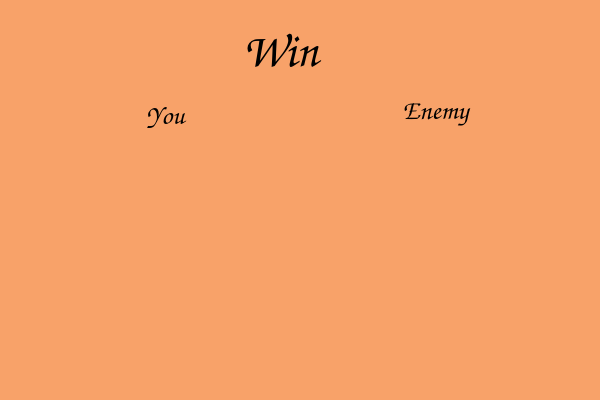
<?xml version="1.0" encoding="UTF-8"?>
<ui version="4.0">
 <class>result</class>
 <widget class="QWidget" name="result">
  <property name="geometry">
   <rect>
    <x>0</x>
    <y>0</y>
    <width>600</width>
    <height>400</height>
   </rect>
  </property>
  <property name="palette">
   <palette>
    <active>
     <colorrole role="WindowText">
      <brush brushstyle="SolidPattern">
       <color alpha="255">
        <red>0</red>
        <green>0</green>
        <blue>0</blue>
       </color>
      </brush>
     </colorrole>
     <colorrole role="Button">
      <brush brushstyle="SolidPattern">
       <color alpha="255">
        <red>248</red>
        <green>162</green>
        <blue>105</blue>
       </color>
      </brush>
     </colorrole>
     <colorrole role="Light">
      <brush brushstyle="SolidPattern">
       <color alpha="255">
        <red>255</red>
        <green>237</green>
        <blue>225</blue>
       </color>
      </brush>
     </colorrole>
     <colorrole role="Midlight">
      <brush brushstyle="SolidPattern">
       <color alpha="255">
        <red>251</red>
        <green>199</green>
        <blue>165</blue>
       </color>
      </brush>
     </colorrole>
     <colorrole role="Dark">
      <brush brushstyle="SolidPattern">
       <color alpha="255">
        <red>124</red>
        <green>81</green>
        <blue>52</blue>
       </color>
      </brush>
     </colorrole>
     <colorrole role="Mid">
      <brush brushstyle="SolidPattern">
       <color alpha="255">
        <red>165</red>
        <green>108</green>
        <blue>70</blue>
       </color>
      </brush>
     </colorrole>
     <colorrole role="Text">
      <brush brushstyle="SolidPattern">
       <color alpha="255">
        <red>0</red>
        <green>0</green>
        <blue>0</blue>
       </color>
      </brush>
     </colorrole>
     <colorrole role="BrightText">
      <brush brushstyle="SolidPattern">
       <color alpha="255">
        <red>255</red>
        <green>255</green>
        <blue>255</blue>
       </color>
      </brush>
     </colorrole>
     <colorrole role="ButtonText">
      <brush brushstyle="SolidPattern">
       <color alpha="255">
        <red>0</red>
        <green>0</green>
        <blue>0</blue>
       </color>
      </brush>
     </colorrole>
     <colorrole role="Base">
      <brush brushstyle="SolidPattern">
       <color alpha="255">
        <red>255</red>
        <green>255</green>
        <blue>255</blue>
       </color>
      </brush>
     </colorrole>
     <colorrole role="Window">
      <brush brushstyle="SolidPattern">
       <color alpha="255">
        <red>248</red>
        <green>162</green>
        <blue>105</blue>
       </color>
      </brush>
     </colorrole>
     <colorrole role="Shadow">
      <brush brushstyle="SolidPattern">
       <color alpha="255">
        <red>0</red>
        <green>0</green>
        <blue>0</blue>
       </color>
      </brush>
     </colorrole>
     <colorrole role="AlternateBase">
      <brush brushstyle="SolidPattern">
       <color alpha="255">
        <red>251</red>
        <green>208</green>
        <blue>180</blue>
       </color>
      </brush>
     </colorrole>
     <colorrole role="ToolTipBase">
      <brush brushstyle="SolidPattern">
       <color alpha="255">
        <red>255</red>
        <green>255</green>
        <blue>220</blue>
       </color>
      </brush>
     </colorrole>
     <colorrole role="ToolTipText">
      <brush brushstyle="SolidPattern">
       <color alpha="255">
        <red>0</red>
        <green>0</green>
        <blue>0</blue>
       </color>
      </brush>
     </colorrole>
    </active>
    <inactive>
     <colorrole role="WindowText">
      <brush brushstyle="SolidPattern">
       <color alpha="255">
        <red>0</red>
        <green>0</green>
        <blue>0</blue>
       </color>
      </brush>
     </colorrole>
     <colorrole role="Button">
      <brush brushstyle="SolidPattern">
       <color alpha="255">
        <red>248</red>
        <green>162</green>
        <blue>105</blue>
       </color>
      </brush>
     </colorrole>
     <colorrole role="Light">
      <brush brushstyle="SolidPattern">
       <color alpha="255">
        <red>255</red>
        <green>237</green>
        <blue>225</blue>
       </color>
      </brush>
     </colorrole>
     <colorrole role="Midlight">
      <brush brushstyle="SolidPattern">
       <color alpha="255">
        <red>251</red>
        <green>199</green>
        <blue>165</blue>
       </color>
      </brush>
     </colorrole>
     <colorrole role="Dark">
      <brush brushstyle="SolidPattern">
       <color alpha="255">
        <red>124</red>
        <green>81</green>
        <blue>52</blue>
       </color>
      </brush>
     </colorrole>
     <colorrole role="Mid">
      <brush brushstyle="SolidPattern">
       <color alpha="255">
        <red>165</red>
        <green>108</green>
        <blue>70</blue>
       </color>
      </brush>
     </colorrole>
     <colorrole role="Text">
      <brush brushstyle="SolidPattern">
       <color alpha="255">
        <red>0</red>
        <green>0</green>
        <blue>0</blue>
       </color>
      </brush>
     </colorrole>
     <colorrole role="BrightText">
      <brush brushstyle="SolidPattern">
       <color alpha="255">
        <red>255</red>
        <green>255</green>
        <blue>255</blue>
       </color>
      </brush>
     </colorrole>
     <colorrole role="ButtonText">
      <brush brushstyle="SolidPattern">
       <color alpha="255">
        <red>0</red>
        <green>0</green>
        <blue>0</blue>
       </color>
      </brush>
     </colorrole>
     <colorrole role="Base">
      <brush brushstyle="SolidPattern">
       <color alpha="255">
        <red>255</red>
        <green>255</green>
        <blue>255</blue>
       </color>
      </brush>
     </colorrole>
     <colorrole role="Window">
      <brush brushstyle="SolidPattern">
       <color alpha="255">
        <red>248</red>
        <green>162</green>
        <blue>105</blue>
       </color>
      </brush>
     </colorrole>
     <colorrole role="Shadow">
      <brush brushstyle="SolidPattern">
       <color alpha="255">
        <red>0</red>
        <green>0</green>
        <blue>0</blue>
       </color>
      </brush>
     </colorrole>
     <colorrole role="AlternateBase">
      <brush brushstyle="SolidPattern">
       <color alpha="255">
        <red>251</red>
        <green>208</green>
        <blue>180</blue>
       </color>
      </brush>
     </colorrole>
     <colorrole role="ToolTipBase">
      <brush brushstyle="SolidPattern">
       <color alpha="255">
        <red>255</red>
        <green>255</green>
        <blue>220</blue>
       </color>
      </brush>
     </colorrole>
     <colorrole role="ToolTipText">
      <brush brushstyle="SolidPattern">
       <color alpha="255">
        <red>0</red>
        <green>0</green>
        <blue>0</blue>
       </color>
      </brush>
     </colorrole>
    </inactive>
    <disabled>
     <colorrole role="WindowText">
      <brush brushstyle="SolidPattern">
       <color alpha="255">
        <red>124</red>
        <green>81</green>
        <blue>52</blue>
       </color>
      </brush>
     </colorrole>
     <colorrole role="Button">
      <brush brushstyle="SolidPattern">
       <color alpha="255">
        <red>248</red>
        <green>162</green>
        <blue>105</blue>
       </color>
      </brush>
     </colorrole>
     <colorrole role="Light">
      <brush brushstyle="SolidPattern">
       <color alpha="255">
        <red>255</red>
        <green>237</green>
        <blue>225</blue>
       </color>
      </brush>
     </colorrole>
     <colorrole role="Midlight">
      <brush brushstyle="SolidPattern">
       <color alpha="255">
        <red>251</red>
        <green>199</green>
        <blue>165</blue>
       </color>
      </brush>
     </colorrole>
     <colorrole role="Dark">
      <brush brushstyle="SolidPattern">
       <color alpha="255">
        <red>124</red>
        <green>81</green>
        <blue>52</blue>
       </color>
      </brush>
     </colorrole>
     <colorrole role="Mid">
      <brush brushstyle="SolidPattern">
       <color alpha="255">
        <red>165</red>
        <green>108</green>
        <blue>70</blue>
       </color>
      </brush>
     </colorrole>
     <colorrole role="Text">
      <brush brushstyle="SolidPattern">
       <color alpha="255">
        <red>124</red>
        <green>81</green>
        <blue>52</blue>
       </color>
      </brush>
     </colorrole>
     <colorrole role="BrightText">
      <brush brushstyle="SolidPattern">
       <color alpha="255">
        <red>255</red>
        <green>255</green>
        <blue>255</blue>
       </color>
      </brush>
     </colorrole>
     <colorrole role="ButtonText">
      <brush brushstyle="SolidPattern">
       <color alpha="255">
        <red>124</red>
        <green>81</green>
        <blue>52</blue>
       </color>
      </brush>
     </colorrole>
     <colorrole role="Base">
      <brush brushstyle="SolidPattern">
       <color alpha="255">
        <red>248</red>
        <green>162</green>
        <blue>105</blue>
       </color>
      </brush>
     </colorrole>
     <colorrole role="Window">
      <brush brushstyle="SolidPattern">
       <color alpha="255">
        <red>248</red>
        <green>162</green>
        <blue>105</blue>
       </color>
      </brush>
     </colorrole>
     <colorrole role="Shadow">
      <brush brushstyle="SolidPattern">
       <color alpha="255">
        <red>0</red>
        <green>0</green>
        <blue>0</blue>
       </color>
      </brush>
     </colorrole>
     <colorrole role="AlternateBase">
      <brush brushstyle="SolidPattern">
       <color alpha="255">
        <red>248</red>
        <green>162</green>
        <blue>105</blue>
       </color>
      </brush>
     </colorrole>
     <colorrole role="ToolTipBase">
      <brush brushstyle="SolidPattern">
       <color alpha="255">
        <red>255</red>
        <green>255</green>
        <blue>220</blue>
       </color>
      </brush>
     </colorrole>
     <colorrole role="ToolTipText">
      <brush brushstyle="SolidPattern">
       <color alpha="255">
        <red>0</red>
        <green>0</green>
        <blue>0</blue>
       </color>
      </brush>
     </colorrole>
    </disabled>
   </palette>
  </property>
  <property name="windowTitle">
   <string>Form</string>
  </property>
  <widget class="QLabel" name="result_data">
   <property name="geometry">
    <rect>
     <x>40</x>
     <y>10</y>
     <width>481</width>
     <height>81</height>
    </rect>
   </property>
   <property name="font">
    <font>
     <family>Comic Sans MS</family>
     <pointsize>36</pointsize>
     <weight>75</weight>
     <italic>true</italic>
     <bold>true</bold>
    </font>
   </property>
   <property name="text">
    <string>Win</string>
   </property>
   <property name="alignment">
    <set>Qt::AlignCenter</set>
   </property>
  </widget>
  <widget class="QLabel" name="You_data">
   <property name="geometry">
    <rect>
     <x>0</x>
     <y>140</y>
     <width>291</width>
     <height>251</height>
    </rect>
   </property>
   <property name="font">
    <font>
     <family>Comic Sans MS</family>
     <pointsize>20</pointsize>
    </font>
   </property>
   <property name="text">
    <string/>
   </property>
   <property name="pixmap">
    <pixmap>image/P.png</pixmap>
   </property>
   <property name="alignment">
    <set>Qt::AlignRight|Qt::AlignTrailing|Qt::AlignVCenter</set>
   </property>
  </widget>
  <widget class="QLabel" name="Enemy_text">
   <property name="geometry">
    <rect>
     <x>310</x>
     <y>70</y>
     <width>251</width>
     <height>81</height>
    </rect>
   </property>
   <property name="font">
    <font>
     <family>Comic Sans MS</family>
     <pointsize>20</pointsize>
    </font>
   </property>
   <property name="text">
    <string>Enemy</string>
   </property>
   <property name="alignment">
    <set>Qt::AlignCenter</set>
   </property>
  </widget>
  <widget class="QLabel" name="You_text">
   <property name="geometry">
    <rect>
     <x>70</x>
     <y>90</y>
     <width>191</width>
     <height>51</height>
    </rect>
   </property>
   <property name="font">
    <font>
     <family>Comic Sans MS</family>
     <pointsize>20</pointsize>
    </font>
   </property>
   <property name="text">
    <string>You</string>
   </property>
   <property name="alignment">
    <set>Qt::AlignCenter</set>
   </property>
  </widget>
  <widget class="QLabel" name="Enemy_data">
   <property name="geometry">
    <rect>
     <x>240</x>
     <y>140</y>
     <width>391</width>
     <height>261</height>
    </rect>
   </property>
   <property name="font">
    <font>
     <family>Comic Sans MS</family>
     <pointsize>20</pointsize>
    </font>
   </property>
   <property name="text">
    <string/>
   </property>
   <property name="pixmap">
    <pixmap>image/R.png</pixmap>
   </property>
   <property name="alignment">
    <set>Qt::AlignCenter</set>
   </property>
  </widget>
 </widget>
 <resources/>
 <connections/>
</ui>
